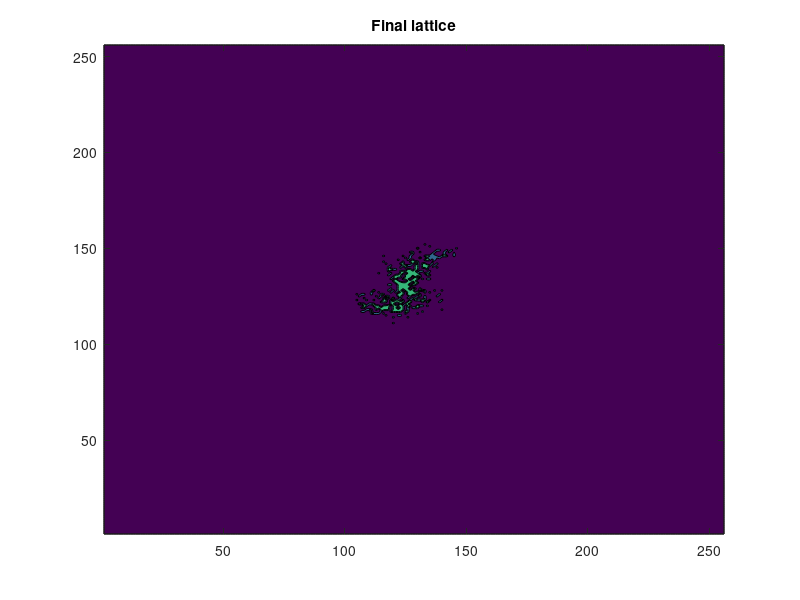
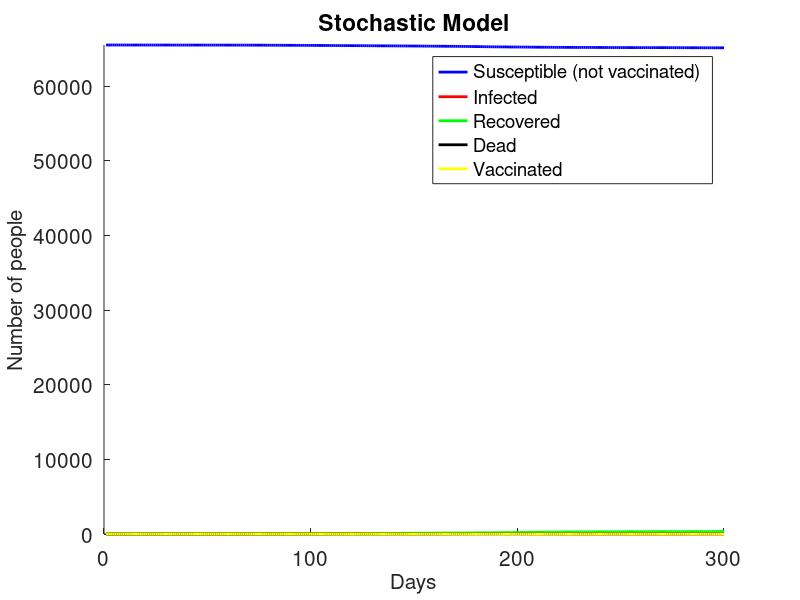

Source code (MATLAB) for these figures, in order:
%SIRD model
clear

size=256; %side length of square

days=300;

lattice_si=zeros(size,size);
lattice_rd=zeros(size,size); %0 is susceptible
lattice_vaccinated=zeros(size,size);
lattice_i_days=zeros(size,size);

initial_infections=1;
infection_rate=.002; %the rate that each additional neighbor multiplies the infection probability by
infection_radius=5; %how much taxicab distance away someone can be and still infect
infection_factor=1.2; %chance goes down by a factor of this for every further distance
death_chance=.0003; %chances are PER DAY
recovery_chance=.004;
%long_connections=5; %how many "longer distance" connections can infect people

mask_probability=0;
mask_effectiveness=.8; %how much of the time it prevents infection

elderly_proportion=0; %reflects current statistics for the world
elderly_cluster=floor(size*sqrt(elderly_proportion));
elderly_check=ones(elderly_cluster,elderly_cluster);
elderly_vulnerability=6; %how many times as vulnerable they are

vaccination_rate=0; %proportion of susceptible population vaccinated on a given day
%vaccination_spread_rate=.5; %chance of spread from vaccinated people (proportion that the computed
                            %infection rate/factor result is multiplied by)
vaccination_threshold=.05; %proportion of people I/R/D before vaccination starts

for x=1:initial_infections
  %initial_x=floor(size*rand())+1; %first position of infected
  %initial_y=floor(size*rand())+1;
  initial_x=floor(size/2)+1;
  initial_y=floor(size/2)+1;
  lattice_si(initial_x,initial_y)=1; %1 is infected
endfor

i=rand(size);
mask_wearers=1-(mask_effectiveness*(i<mask_probability));

if elderly_proportion==0
  elderly=ones(size,size);
else
  i=rand(size);
  elderly_matrix=i<(elderly_proportion/(elderly_cluster^2));
  elderly=1+(elderly_vulnerability-1)*(conv2(elderly_matrix,elderly_check,"same")>0);
endif

%setting up infection mechanism
for radius=1:infection_radius
  for x_offset=0:radius
    infection_matrix(infection_radius+1+x_offset,infection_radius+1+radius-x_offset)=1/infection_factor^(radius-1); 
    infection_matrix(infection_radius+1-x_offset,infection_radius+1+radius-x_offset)=1/infection_factor^(radius-1);
    infection_matrix(infection_radius+1+x_offset,infection_radius+1-radius+x_offset)=1/infection_factor^(radius-1);
    infection_matrix(infection_radius+1-x_offset,infection_radius+1-radius+x_offset)=1/infection_factor^(radius-1);    
  endfor
endfor

for j=1:days
  i=rand(size);
  
  lattice_i_days=lattice_i_days+(lattice_si==1); %each day the chance of death/recovery goes up linearly

  lattice_neighbors=(infection_rate*conv2(lattice_si,infection_matrix,"same")).*mask_wearers.*elderly-i;
  lattice_si_temp=(((lattice_si==0) & not(lattice_vaccinated)) & (lattice_neighbors>0))+lattice_si;
  %lattice_si_temp=lattice_si | (lattice_neighbors>0);
  
  %i=rand(size);
  lattice_rd=lattice_rd+3*(lattice_si.*(i>(1-(death_chance*lattice_i_days))))+2*(lattice_si.*(i<(recovery_chance*lattice_i_days)));
  lattice_si=lattice_si_temp & not(lattice_rd);
  
  end_s(j)=sum(sum((lattice_si+lattice_rd)==0 & lattice_vaccinated==0));
  end_i(j)=sum(sum((lattice_si+lattice_rd)==1));
  end_r(j)=sum(sum((lattice_si+lattice_rd)==2));
  end_d(j)=sum(sum((lattice_si+lattice_rd)==3));
  end_v(j)=sum(sum(lattice_vaccinated==1));
  
  i=rand(size);
  if j>1 && (end_i(j-1)+end_r(j-1)+end_d(j-1))>size^2*vaccination_threshold %checks if vaccination occurs
   lattice_vaccinated=lattice_vaccinated+((lattice_vaccinated==0).*((lattice_si+lattice_rd)==0).*(i<vaccination_rate));
  endif
  
  if any(any(lattice_si))==0
    break
  endif
endfor

%plot

figure(1)
clf;
x=1:size;
y=1:size;
contourf(x,y,lattice_si(x,y)+lattice_rd(x,y),0:4)
title ({"Final lattice"});

figure(2)
clf;
x=1:j;
hold on
plot(x,end_s(x),'b','LineWidth',2)
plot(x,end_i(x),'r','LineWidth',2)
plot(x,end_r(x),'g','LineWidth',2)
plot(x,end_d(x),'k','LineWidth',2)
plot(x,end_v(x),'y','LineWidth',2)
set(gca,"ylim",[0 size^2])
set(gca,"xtick",0:100:days)
set(gca,"fontsize",15)
xlabel("Days", 'fontsize', 15)
ylabel("Number of people", 'fontsize', 15)
legend("Susceptible (not vaccinated)","Infected","Recovered","Dead","Vaccinated")
title({"Stochastic Model"})
